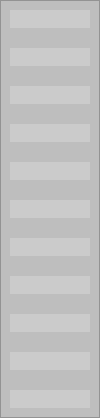
        <widget class="QFrame" name="f_sideBar">
         <property name="minimumSize">
          <size>
           <width>100</width>
           <height>0</height>
          </size>
         </property>
         <property name="maximumSize">
          <size>
           <width>100</width>
           <height>16777215</height>
          </size>
         </property>
         <property name="tabletTracking">
          <bool>false</bool>
         </property>
         <property name="styleSheet">
          <string notr="true">QFrame
{
	background-color: rgb(190, 190, 190)
}

QPushButton
{ 
	
	alternate-background-color: rgb(255, 255, 255);
	background: rgba(225, 225, 225, 100);
	border-width: 2px;
    border-radius: 10px;
	qproperty-iconSize: 50px 50px;
	border-style: dashed;
 }

QPushButton:hover
{
	background: rgba(225, 225, 225, 180);
	border-style: dashed;
}

QPushButton:pressed
{
	background: rgba(225, 225, 225, 255);
	border-style: inset;
}</string>
         </property>
         <property name="frameShape">
          <enum>QFrame::StyledPanel</enum>
         </property>
         <property name="frameShadow">
          <enum>QFrame::Raised</enum>
         </property>
         <layout class="QVBoxLayout" name="verticalLayout_2">
          <property name="spacing">
           <number>20</number>
          </property>
          <property name="leftMargin">
           <number>9</number>
          </property>
          <property name="topMargin">
           <number>9</number>
          </property>
          <property name="rightMargin">
           <number>9</number>
          </property>
          <property name="bottomMargin">
           <number>9</number>
          </property>
          <item>
           <widget class="QPushButton" name="btn_logInOut">
            <property name="sizePolicy">
             <sizepolicy hsizetype="Preferred" vsizetype="Preferred">
              <horstretch>0</horstretch>
              <verstretch>0</verstretch>
             </sizepolicy>
            </property>
            <property name="tabletTracking">
             <bool>false</bool>
            </property>
            <property name="text">
             <string/>
            </property>
            <property name="icon">
             <iconset resource="../resource/resource.qrc">
              <normaloff>:/Simple icons/simple_icons/fi-rr-user.svg</normaloff>:/Simple icons/simple_icons/fi-rr-user.svg</iconset>
            </property>
            <property name="iconSize">
             <size>
              <width>50</width>
              <height>50</height>
             </size>
            </property>
           </widget>
          </item>
          <item>
           <widget class="QPushButton" name="btn_tables">
            <property name="enabled">
             <bool>false</bool>
            </property>
            <property name="sizePolicy">
             <sizepolicy hsizetype="Preferred" vsizetype="Preferred">
              <horstretch>0</horstretch>
              <verstretch>0</verstretch>
             </sizepolicy>
            </property>
            <property name="tabletTracking">
             <bool>false</bool>
            </property>
            <property name="text">
             <string/>
            </property>
            <property name="icon">
             <iconset resource="../resource/resource.qrc">
              <normaloff>:/Simple icons/simple_icons/fi-rr-terrace.svg</normaloff>:/Simple icons/simple_icons/fi-rr-terrace.svg</iconset>
            </property>
            <property name="iconSize">
             <size>
              <width>50</width>
              <height>50</height>
             </size>
            </property>
           </widget>
          </item>
          <item>
           <widget class="QPushButton" name="btn_cashRegister">
            <property name="enabled">
             <bool>false</bool>
            </property>
            <property name="sizePolicy">
             <sizepolicy hsizetype="Preferred" vsizetype="Preferred">
              <horstretch>0</horstretch>
              <verstretch>0</verstretch>
             </sizepolicy>
            </property>
            <property name="tabletTracking">
             <bool>false</bool>
            </property>
            <property name="text">
             <string/>
            </property>
            <property name="icon">
             <iconset resource="../resource/resource.qrc">
              <normaloff>:/Simple icons/simple_icons/fi-rr-shop.svg</normaloff>:/Simple icons/simple_icons/fi-rr-shop.svg</iconset>
            </property>
            <property name="iconSize">
             <size>
              <width>50</width>
              <height>50</height>
             </size>
            </property>
           </widget>
          </item>
          <item>
           <widget class="QPushButton" name="btn_reservation">
            <property name="enabled">
             <bool>false</bool>
            </property>
            <property name="sizePolicy">
             <sizepolicy hsizetype="Preferred" vsizetype="Preferred">
              <horstretch>0</horstretch>
              <verstretch>0</verstretch>
             </sizepolicy>
            </property>
            <property name="tabletTracking">
             <bool>false</bool>
            </property>
            <property name="text">
             <string/>
            </property>
            <property name="icon">
             <iconset resource="../resource/resource.qrc">
              <normaloff>:/Simple icons/simple_icons/fi-rr-phone-call.svg</normaloff>:/Simple icons/simple_icons/fi-rr-phone-call.svg</iconset>
            </property>
            <property name="iconSize">
             <size>
              <width>50</width>
              <height>50</height>
             </size>
            </property>
           </widget>
          </item>
          <item>
           <widget class="QPushButton" name="btn_waste">
            <property name="enabled">
             <bool>false</bool>
            </property>
            <property name="sizePolicy">
             <sizepolicy hsizetype="Preferred" vsizetype="Preferred">
              <horstretch>0</horstretch>
              <verstretch>0</verstretch>
             </sizepolicy>
            </property>
            <property name="tabletTracking">
             <bool>false</bool>
            </property>
            <property name="text">
             <string/>
            </property>
            <property name="icon">
             <iconset resource="../resource/resource.qrc">
              <normaloff>:/Simple icons/simple_icons/fi-rr-sad.svg</normaloff>:/Simple icons/simple_icons/fi-rr-sad.svg</iconset>
            </property>
            <property name="iconSize">
             <size>
              <width>50</width>
              <height>50</height>
             </size>
            </property>
           </widget>
          </item>
          <item>
           <widget class="QPushButton" name="btn_databaseOverview">
            <property name="enabled">
             <bool>false</bool>
            </property>
            <property name="sizePolicy">
             <sizepolicy hsizetype="Preferred" vsizetype="Preferred">
              <horstretch>0</horstretch>
              <verstretch>0</verstretch>
             </sizepolicy>
            </property>
            <property name="tabletTracking">
             <bool>false</bool>
            </property>
            <property name="text">
             <string/>
            </property>
            <property name="icon">
             <iconset resource="../resource/resource.qrc">
              <normaloff>:/Simple icons/simple_icons/fi-rr-home.svg</normaloff>:/Simple icons/simple_icons/fi-rr-home.svg</iconset>
            </property>
            <property name="iconSize">
             <size>
              <width>50</width>
              <height>50</height>
             </size>
            </property>
           </widget>
          </item>
          <item>
           <widget class="QPushButton" name="btn_productReceipt">
            <property name="enabled">
             <bool>false</bool>
            </property>
            <property name="sizePolicy">
             <sizepolicy hsizetype="Preferred" vsizetype="Preferred">
              <horstretch>0</horstretch>
              <verstretch>0</verstretch>
             </sizepolicy>
            </property>
            <property name="tabletTracking">
             <bool>false</bool>
            </property>
            <property name="text">
             <string/>
            </property>
            <property name="icon">
             <iconset resource="../resource/resource.qrc">
              <normaloff>:/Simple icons/simple_icons/fi-rr-list.svg</normaloff>:/Simple icons/simple_icons/fi-rr-list.svg</iconset>
            </property>
            <property name="iconSize">
             <size>
              <width>50</width>
              <height>50</height>
             </size>
            </property>
           </widget>
          </item>
          <item>
           <widget class="QPushButton" name="btn_database">
            <property name="enabled">
             <bool>false</bool>
            </property>
            <property name="sizePolicy">
             <sizepolicy hsizetype="Preferred" vsizetype="Preferred">
              <horstretch>0</horstretch>
              <verstretch>0</verstretch>
             </sizepolicy>
            </property>
            <property name="tabletTracking">
             <bool>false</bool>
            </property>
            <property name="text">
             <string/>
            </property>
            <property name="icon">
             <iconset resource="../resource/resource.qrc">
              <normaloff>:/Simple icons/simple_icons/fi-rr-database.svg</normaloff>:/Simple icons/simple_icons/fi-rr-database.svg</iconset>
            </property>
            <property name="iconSize">
             <size>
              <width>50</width>
              <height>50</height>
             </size>
            </property>
           </widget>
          </item>
          <item>
           <widget class="QPushButton" name="btn_workerStatus">
            <property name="enabled">
             <bool>false</bool>
            </property>
            <property name="sizePolicy">
             <sizepolicy hsizetype="Preferred" vsizetype="Preferred">
              <horstretch>0</horstretch>
              <verstretch>0</verstretch>
             </sizepolicy>
            </property>
            <property name="tabletTracking">
             <bool>false</bool>
            </property>
            <property name="text">
             <string/>
            </property>
            <property name="icon">
             <iconset resource="../resource/resource.qrc">
              <normaloff>:/Simple icons/simple_icons/fi-rr-data-transfer.svg</normaloff>:/Simple icons/simple_icons/fi-rr-data-transfer.svg</iconset>
            </property>
            <property name="iconSize">
             <size>
              <width>50</width>
              <height>50</height>
             </size>
            </property>
           </widget>
          </item>
          <item>
           <widget class="QPushButton" name="btn_statistic">
            <property name="enabled">
             <bool>false</bool>
            </property>
            <property name="sizePolicy">
             <sizepolicy hsizetype="Preferred" vsizetype="Preferred">
              <horstretch>0</horstretch>
              <verstretch>0</verstretch>
             </sizepolicy>
            </property>
            <property name="tabletTracking">
             <bool>false</bool>
            </property>
            <property name="text">
             <string/>
            </property>
            <property name="icon">
             <iconset resource="../resource/resource.qrc">
              <normaloff>:/Simple icons/simple_icons/fi-rr-stats.svg</normaloff>:/Simple icons/simple_icons/fi-rr-stats.svg</iconset>
            </property>
            <property name="iconSize">
             <size>
              <width>50</width>
              <height>50</height>
             </size>
            </property>
           </widget>
          </item>
          <item>
           <widget class="QPushButton" name="btn_exit">
            <property name="enabled">
             <bool>false</bool>
            </property>
            <property name="sizePolicy">
             <sizepolicy hsizetype="Preferred" vsizetype="Preferred">
              <horstretch>0</horstretch>
              <verstretch>0</verstretch>
             </sizepolicy>
            </property>
            <property name="tabletTracking">
             <bool>false</bool>
            </property>
            <property name="text">
             <string/>
            </property>
            <property name="icon">
             <iconset resource="../resource/resource.qrc">
              <normaloff>:/Simple icons/simple_icons/fi-rr-sign-out.svg</normaloff>:/Simple icons/simple_icons/fi-rr-sign-out.svg</iconset>
            </property>
            <property name="iconSize">
             <size>
              <width>50</width>
              <height>50</height>
             </size>
            </property>
           </widget>
          </item>
         </layout>
        </widget>
